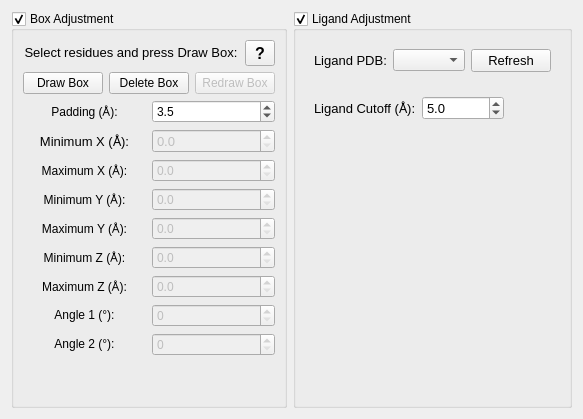
      <widget class="QWidget" name="search_space">
       <attribute name="title">
        <string>Search Space</string>
       </attribute>
       <layout class="QGridLayout" name="gridLayout_4">
        <item row="0" column="0">
         <widget class="QGroupBox" name="box_adjustment">
          <property name="title">
           <string>Box Adjustment</string>
          </property>
          <property name="checkable">
           <bool>true</bool>
          </property>
          <property name="checked">
           <bool>true</bool>
          </property>
          <layout class="QGridLayout" name="gridLayout_3">
           <item row="6" column="0">
            <layout class="QHBoxLayout" name="hframe12">
             <item>
              <widget class="QLabel" name="max_y_label">
               <property name="text">
                <string>&lt;html&gt;&lt;head/&gt;&lt;body&gt;&lt;p&gt;Minimum Y (Å):&lt;/p&gt;&lt;/body&gt;&lt;/html&gt;</string>
               </property>
               <property name="textFormat">
                <enum>Qt::RichText</enum>
               </property>
               <property name="alignment">
                <set>Qt::AlignCenter</set>
               </property>
              </widget>
             </item>
             <item>
              <widget class="QDoubleSpinBox" name="max_y">
               <property name="enabled">
                <bool>false</bool>
               </property>
               <property name="decimals">
                <number>1</number>
               </property>
               <property name="maximum">
                <double>50.000000000000000</double>
               </property>
               <property name="singleStep">
                <double>0.100000000000000</double>
               </property>
              </widget>
             </item>
            </layout>
           </item>
           <item row="8" column="0">
            <layout class="QHBoxLayout" name="hframe13">
             <item>
              <widget class="QLabel" name="min_z_label">
               <property name="text">
                <string>&lt;html&gt;&lt;head/&gt;&lt;body&gt;&lt;p&gt;Minimum Z (Å):&lt;/p&gt;&lt;/body&gt;&lt;/html&gt;</string>
               </property>
               <property name="textFormat">
                <enum>Qt::RichText</enum>
               </property>
               <property name="alignment">
                <set>Qt::AlignCenter</set>
               </property>
              </widget>
             </item>
             <item>
              <widget class="QDoubleSpinBox" name="min_z">
               <property name="enabled">
                <bool>false</bool>
               </property>
               <property name="decimals">
                <number>1</number>
               </property>
               <property name="maximum">
                <double>50.000000000000000</double>
               </property>
               <property name="singleStep">
                <double>0.100000000000000</double>
               </property>
              </widget>
             </item>
            </layout>
           </item>
           <item row="10" column="0">
            <layout class="QHBoxLayout" name="hframe15">
             <item>
              <widget class="QLabel" name="angle1_label">
               <property name="text">
                <string>&lt;html&gt;&lt;head/&gt;&lt;body&gt;&lt;p&gt;Angle 1 (°):&lt;/p&gt;&lt;/body&gt;&lt;/html&gt;</string>
               </property>
               <property name="textFormat">
                <enum>Qt::RichText</enum>
               </property>
               <property name="alignment">
                <set>Qt::AlignCenter</set>
               </property>
              </widget>
             </item>
             <item>
              <widget class="QDoubleSpinBox" name="angle1">
               <property name="enabled">
                <bool>false</bool>
               </property>
               <property name="decimals">
                <number>0</number>
               </property>
               <property name="maximum">
                <double>180.000000000000000</double>
               </property>
               <property name="singleStep">
                <double>1.000000000000000</double>
               </property>
              </widget>
             </item>
            </layout>
           </item>
           <item row="2" column="0">
            <layout class="QHBoxLayout" name="hframe7">
             <item>
              <widget class="QPushButton" name="button_draw_box">
               <property name="text">
                <string>Draw Box</string>
               </property>
              </widget>
             </item>
             <item>
              <widget class="QPushButton" name="button_delete_box">
               <property name="text">
                <string>Delete Box</string>
               </property>
              </widget>
             </item>
             <item>
              <widget class="QPushButton" name="button_redraw_box">
               <property name="enabled">
                <bool>false</bool>
               </property>
               <property name="text">
                <string>Redraw Box</string>
               </property>
              </widget>
             </item>
            </layout>
           </item>
           <item row="4" column="0">
            <layout class="QHBoxLayout" name="hframe9">
             <item>
              <widget class="QLabel" name="min_x_label">
               <property name="font">
                <font>
                 <pointsize>10</pointsize>
                 <weight>50</weight>
                 <italic>false</italic>
                 <bold>false</bold>
                 <kerning>true</kerning>
                </font>
               </property>
               <property name="styleSheet">
                <string notr="true"/>
               </property>
               <property name="text">
                <string>&lt;html&gt;&lt;head/&gt;&lt;body&gt;&lt;p&gt;Minimum X (Å):&lt;/p&gt;&lt;/body&gt;&lt;/html&gt;</string>
               </property>
               <property name="textFormat">
                <enum>Qt::RichText</enum>
               </property>
               <property name="alignment">
                <set>Qt::AlignCenter</set>
               </property>
              </widget>
             </item>
             <item>
              <widget class="QDoubleSpinBox" name="min_x">
               <property name="enabled">
                <bool>false</bool>
               </property>
               <property name="font">
                <font>
                 <pointsize>10</pointsize>
                 <weight>50</weight>
                 <italic>false</italic>
                 <bold>false</bold>
                 <kerning>true</kerning>
                </font>
               </property>
               <property name="styleSheet">
                <string notr="true"/>
               </property>
               <property name="decimals">
                <number>1</number>
               </property>
               <property name="maximum">
                <double>50.000000000000000</double>
               </property>
               <property name="singleStep">
                <double>0.100000000000000</double>
               </property>
              </widget>
             </item>
            </layout>
           </item>
           <item row="1" column="0">
            <layout class="QHBoxLayout" name="hframe6">
             <item>
              <widget class="QLabel" name="box_adjustment_label">
               <property name="enabled">
                <bool>true</bool>
               </property>
               <property name="sizePolicy">
                <sizepolicy hsizetype="Preferred" vsizetype="Fixed">
                 <horstretch>0</horstretch>
                 <verstretch>0</verstretch>
                </sizepolicy>
               </property>
               <property name="font">
                <font>
                 <pointsize>10</pointsize>
                 <weight>50</weight>
                 <italic>false</italic>
                 <bold>false</bold>
                 <kerning>true</kerning>
                </font>
               </property>
               <property name="mouseTracking">
                <bool>false</bool>
               </property>
               <property name="frameShape">
                <enum>QFrame::NoFrame</enum>
               </property>
               <property name="text">
                <string>Select residues and press Draw Box:</string>
               </property>
               <property name="textFormat">
                <enum>Qt::PlainText</enum>
               </property>
               <property name="alignment">
                <set>Qt::AlignCenter</set>
               </property>
              </widget>
             </item>
             <item>
              <widget class="QToolButton" name="button_box_adjustment_help">
               <property name="minimumSize">
                <size>
                 <width>30</width>
                 <height>26</height>
                </size>
               </property>
               <property name="font">
                <font>
                 <pointsize>12</pointsize>
                 <weight>75</weight>
                 <italic>false</italic>
                 <bold>true</bold>
                 <kerning>true</kerning>
                </font>
               </property>
               <property name="cursor">
                <cursorShape>WhatsThisCursor</cursorShape>
               </property>
               <property name="focusPolicy">
                <enum>Qt::NoFocus</enum>
               </property>
               <property name="text">
                <string>?</string>
               </property>
              </widget>
             </item>
            </layout>
           </item>
           <item row="11" column="0">
            <layout class="QHBoxLayout" name="hframe16">
             <item>
              <widget class="QLabel" name="angle2_label">
               <property name="text">
                <string>&lt;html&gt;&lt;head/&gt;&lt;body&gt;&lt;p&gt;Angle 2 (°):&lt;/p&gt;&lt;/body&gt;&lt;/html&gt;</string>
               </property>
               <property name="textFormat">
                <enum>Qt::RichText</enum>
               </property>
               <property name="alignment">
                <set>Qt::AlignCenter</set>
               </property>
              </widget>
             </item>
             <item>
              <widget class="QDoubleSpinBox" name="angle2">
               <property name="enabled">
                <bool>false</bool>
               </property>
               <property name="decimals">
                <number>0</number>
               </property>
               <property name="maximum">
                <double>180.000000000000000</double>
               </property>
               <property name="singleStep">
                <double>1.000000000000000</double>
               </property>
              </widget>
             </item>
            </layout>
           </item>
           <item row="5" column="0">
            <layout class="QHBoxLayout" name="hframe10">
             <item>
              <widget class="QLabel" name="max_x_label">
               <property name="text">
                <string>&lt;html&gt;&lt;head/&gt;&lt;body&gt;&lt;p&gt;Maximum X (Å):&lt;/p&gt;&lt;/body&gt;&lt;/html&gt;</string>
               </property>
               <property name="textFormat">
                <enum>Qt::RichText</enum>
               </property>
               <property name="alignment">
                <set>Qt::AlignCenter</set>
               </property>
              </widget>
             </item>
             <item>
              <widget class="QDoubleSpinBox" name="max_x">
               <property name="enabled">
                <bool>false</bool>
               </property>
               <property name="decimals">
                <number>1</number>
               </property>
               <property name="maximum">
                <double>50.000000000000000</double>
               </property>
               <property name="singleStep">
                <double>0.100000000000000</double>
               </property>
              </widget>
             </item>
            </layout>
           </item>
           <item row="9" column="0">
            <layout class="QHBoxLayout" name="hframe14">
             <item>
              <widget class="QLabel" name="max_z_label">
               <property name="text">
                <string>&lt;html&gt;&lt;head/&gt;&lt;body&gt;&lt;p&gt;Maximum Z (Å):&lt;/p&gt;&lt;/body&gt;&lt;/html&gt;</string>
               </property>
               <property name="textFormat">
                <enum>Qt::RichText</enum>
               </property>
               <property name="alignment">
                <set>Qt::AlignCenter</set>
               </property>
              </widget>
             </item>
             <item>
              <widget class="QDoubleSpinBox" name="max_z">
               <property name="enabled">
                <bool>false</bool>
               </property>
               <property name="decimals">
                <number>1</number>
               </property>
               <property name="maximum">
                <double>50.000000000000000</double>
               </property>
               <property name="singleStep">
                <double>0.100000000000000</double>
               </property>
              </widget>
             </item>
            </layout>
           </item>
           <item row="7" column="0">
            <layout class="QHBoxLayout" name="hframe11">
             <item>
              <widget class="QLabel" name="min_y_label">
               <property name="text">
                <string>&lt;html&gt;&lt;head/&gt;&lt;body&gt;&lt;p&gt;Maximum Y (Å):&lt;/p&gt;&lt;/body&gt;&lt;/html&gt;</string>
               </property>
               <property name="textFormat">
                <enum>Qt::RichText</enum>
               </property>
               <property name="alignment">
                <set>Qt::AlignCenter</set>
               </property>
              </widget>
             </item>
             <item>
              <widget class="QDoubleSpinBox" name="min_y">
               <property name="enabled">
                <bool>false</bool>
               </property>
               <property name="decimals">
                <number>1</number>
               </property>
               <property name="maximum">
                <double>50.000000000000000</double>
               </property>
               <property name="singleStep">
                <double>0.100000000000000</double>
               </property>
              </widget>
             </item>
            </layout>
           </item>
           <item row="3" column="0">
            <layout class="QHBoxLayout" name="hframe8">
             <item>
              <widget class="QLabel" name="padding_label">
               <property name="text">
                <string>&lt;html&gt;&lt;head/&gt;&lt;body&gt;&lt;p&gt;Padding (Å):&lt;/p&gt;&lt;/body&gt;&lt;/html&gt;</string>
               </property>
               <property name="textFormat">
                <enum>Qt::RichText</enum>
               </property>
               <property name="alignment">
                <set>Qt::AlignCenter</set>
               </property>
              </widget>
             </item>
             <item>
              <widget class="QDoubleSpinBox" name="padding">
               <property name="decimals">
                <number>1</number>
               </property>
               <property name="maximum">
                <double>10.000000000000000</double>
               </property>
               <property name="singleStep">
                <double>0.100000000000000</double>
               </property>
               <property name="value">
                <double>3.500000000000000</double>
               </property>
              </widget>
             </item>
            </layout>
           </item>
           <item row="12" column="0">
            <spacer name="vspacer2">
             <property name="orientation">
              <enum>Qt::Vertical</enum>
             </property>
             <property name="sizeHint" stdset="0">
              <size>
               <width>20</width>
               <height>40</height>
              </size>
             </property>
            </spacer>
           </item>
          </layout>
         </widget>
        </item>
        <item row="0" column="1">
         <widget class="QGroupBox" name="ligand_adjustment">
          <property name="enabled">
           <bool>true</bool>
          </property>
          <property name="title">
           <string>Ligand Adjustment</string>
          </property>
          <property name="checkable">
           <bool>true</bool>
          </property>
          <property name="checked">
           <bool>true</bool>
          </property>
          <layout class="QVBoxLayout" name="verticalLayout_2">
           <item>
            <widget class="QFrame" name="hframe17">
             <layout class="QHBoxLayout" name="horizontalLayout_18">
              <property name="sizeConstraint">
               <enum>QLayout::SetNoConstraint</enum>
              </property>
              <item>
               <widget class="QLabel" name="ligand_label">
                <property name="sizePolicy">
                 <sizepolicy hsizetype="Fixed" vsizetype="Fixed">
                  <horstretch>0</horstretch>
                  <verstretch>0</verstretch>
                 </sizepolicy>
                </property>
                <property name="font">
                 <font>
                  <pointsize>10</pointsize>
                  <weight>50</weight>
                  <italic>false</italic>
                  <bold>false</bold>
                  <kerning>true</kerning>
                 </font>
                </property>
                <property name="mouseTracking">
                 <bool>false</bool>
                </property>
                <property name="frameShape">
                 <enum>QFrame::NoFrame</enum>
                </property>
                <property name="text">
                 <string>Ligand PDB:</string>
                </property>
                <property name="textFormat">
                 <enum>Qt::PlainText</enum>
                </property>
               </widget>
              </item>
              <item>
               <widget class="QComboBox" name="ligand"/>
              </item>
              <item>
               <widget class="QPushButton" name="refresh_ligand">
                <property name="sizePolicy">
                 <sizepolicy hsizetype="Fixed" vsizetype="Fixed">
                  <horstretch>0</horstretch>
                  <verstretch>0</verstretch>
                 </sizepolicy>
                </property>
                <property name="font">
                 <font>
                  <pointsize>10</pointsize>
                  <weight>50</weight>
                  <italic>false</italic>
                  <bold>false</bold>
                  <kerning>true</kerning>
                 </font>
                </property>
                <property name="text">
                 <string>Refresh</string>
                </property>
               </widget>
              </item>
             </layout>
            </widget>
           </item>
           <item>
            <widget class="QFrame" name="hframe18">
             <layout class="QHBoxLayout" name="horizontalLayout_19">
              <property name="sizeConstraint">
               <enum>QLayout::SetNoConstraint</enum>
              </property>
              <item>
               <widget class="QLabel" name="ligand_cutoff_label">
                <property name="enabled">
                 <bool>true</bool>
                </property>
                <property name="sizePolicy">
                 <sizepolicy hsizetype="Fixed" vsizetype="Fixed">
                  <horstretch>0</horstretch>
                  <verstretch>0</verstretch>
                 </sizepolicy>
                </property>
                <property name="font">
                 <font>
                  <pointsize>10</pointsize>
                  <weight>50</weight>
                  <italic>false</italic>
                  <bold>false</bold>
                  <kerning>true</kerning>
                 </font>
                </property>
                <property name="mouseTracking">
                 <bool>true</bool>
                </property>
                <property name="frameShape">
                 <enum>QFrame::NoFrame</enum>
                </property>
                <property name="text">
                 <string>&lt;html&gt;&lt;head/&gt;&lt;body&gt;&lt;p&gt;Ligand Cutoff (Å):&lt;/p&gt;&lt;/body&gt;&lt;/html&gt;</string>
                </property>
                <property name="textFormat">
                 <enum>Qt::RichText</enum>
                </property>
               </widget>
              </item>
              <item>
               <widget class="QDoubleSpinBox" name="ligand_cutoff">
                <property name="enabled">
                 <bool>true</bool>
                </property>
                <property name="sizePolicy">
                 <sizepolicy hsizetype="Fixed" vsizetype="Fixed">
                  <horstretch>0</horstretch>
                  <verstretch>0</verstretch>
                 </sizepolicy>
                </property>
                <property name="font">
                 <font>
                  <pointsize>10</pointsize>
                  <weight>50</weight>
                  <italic>false</italic>
                  <bold>false</bold>
                  <kerning>true</kerning>
                 </font>
                </property>
                <property name="decimals">
                 <number>1</number>
                </property>
                <property name="maximum">
                 <double>1000000000.000000000000000</double>
                </property>
                <property name="singleStep">
                 <double>1.000000000000000</double>
                </property>
                <property name="value">
                 <double>5.000000000000000</double>
                </property>
               </widget>
              </item>
              <item>
               <spacer name="hspacer5">
                <property name="orientation">
                 <enum>Qt::Horizontal</enum>
                </property>
                <property name="sizeHint" stdset="0">
                 <size>
                  <width>40</width>
                  <height>20</height>
                 </size>
                </property>
               </spacer>
              </item>
             </layout>
            </widget>
           </item>
           <item>
            <spacer name="vspacer3">
             <property name="orientation">
              <enum>Qt::Vertical</enum>
             </property>
             <property name="sizeHint" stdset="0">
              <size>
               <width>20</width>
               <height>40</height>
              </size>
             </property>
            </spacer>
           </item>
          </layout>
         </widget>
        </item>
       </layout>
      </widget>
